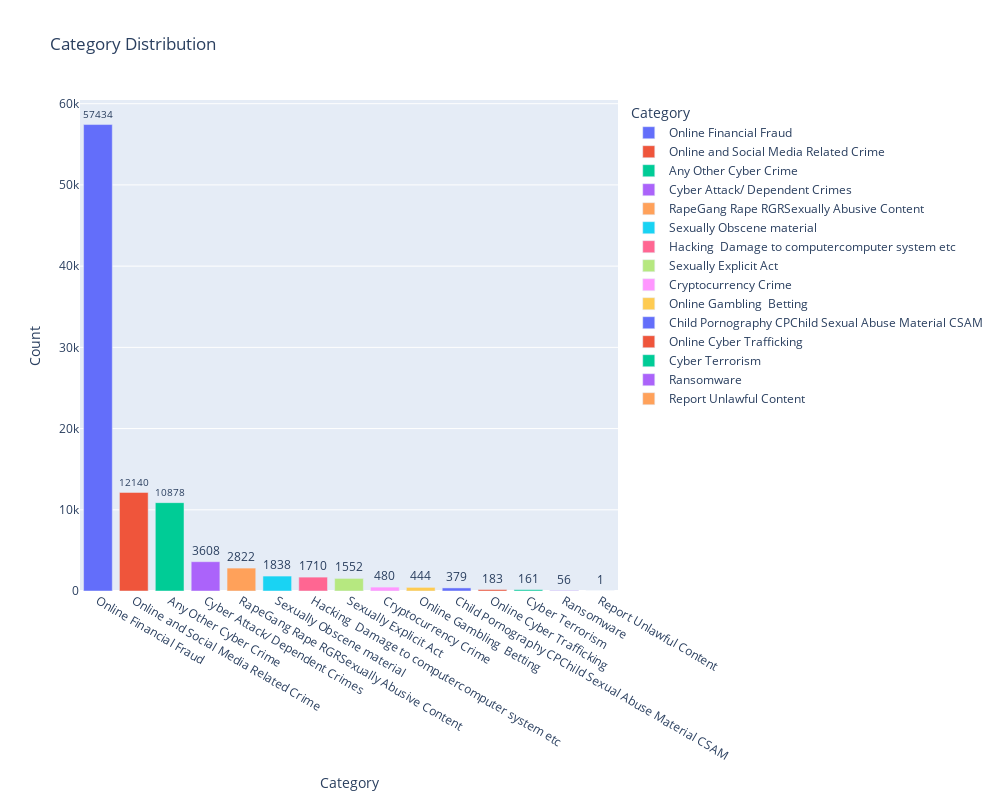

Notebook cell for this chart:
### Markdown cell above
Let's start with analysis of Category feature.

### Code cell
# Distribution of Category
fig = px.bar(data['category'].value_counts().reset_index(),
             x='category',
             y='count',
             text='count',
             color='category',
             labels={'category': 'Category', 'count': 'Count'},
             title='Category Distribution')

fig.update_traces(textposition='outside')
fig.update_layout(width=1000, height=800)

# Show the plot
fig.show()

### Figure 1 — Plotly figure (JSON) as saved in the notebook; plotly's stock layout.template omitted (floating-point values rounded to 4 significant figures)
{"data": [{"alignmentgroup": "True", "hovertemplate": "Category=%{x}<br>Count=%{text}<extra></extra>", "legendgroup": "Online Financial Fraud", "marker": {"color": "#636efa", "pattern": {"shape": ""}}, "name": "Online Financial Fraud", "offsetgroup": "Online Financial Fraud", "orientation": "v", "showlegend": true, "text": [57430.0], "textposition": "outside", "x": ["Online Financial Fraud"], "xaxis": "x", "y": [57434], "yaxis": "y", "type": "bar"}, {"alignmentgroup": "True", "hovertemplate": "Category=%{x}<br>Count=%{text}<extra></extra>", "legendgroup": "Online and Social Media Related Crime", "marker": {"color": "#EF553B", "pattern": {"shape": ""}}, "name": "Online and Social Media Related Crime", "offsetgroup": "Online and Social Media Related Crime", "orientation": "v", "showlegend": true, "text": [12140.0], "textposition": "outside", "x": ["Online and Social Media Related Crime"], "xaxis": "x", "y": [12140], "yaxis": "y", "type": "bar"}, {"alignmentgroup": "True", "hovertemplate": "Category=%{x}<br>Count=%{text}<extra></extra>", "legendgroup": "Any Other Cyber Crime", "marker": {"color": "#00cc96", "pattern": {"shape": ""}}, "name": "Any Other Cyber Crime", "offsetgroup": "Any Other Cyber Crime", "orientation": "v", "showlegend": true, "text": [10880.0], "textposition": "outside", "x": ["Any Other Cyber Crime"], "xaxis": "x", "y": [10878], "yaxis": "y", "type": "bar"}, {"alignmentgroup": "True", "hovertemplate": "Category=%{x}<br>Count=%{text}<extra></extra>", "legendgroup": "Cyber Attack/ Dependent Crimes", "marker": {"color": "#ab63fa", "pattern": {"shape": ""}}, "name": "Cyber Attack/ Dependent Crimes", "offsetgroup": "Cyber Attack/ Dependent Crimes", "orientation": "v", "showlegend": true, "text": [3608.0], "textposition": "outside", "x": ["Cyber Attack/ Dependent Crimes"], "xaxis": "x", "y": [3608], "yaxis": "y", "type": "bar"}, {"alignmentgroup": "True", "hovertemplate": "Category=%{x}<br>Count=%{text}<extra></extra>", "legendgroup": "RapeGang Rape RGRSexually Abusive Content", "marker": {"color": "#FFA15A", "pattern": {"shape": ""}}, "name": "RapeGang Rape RGRSexually Abusive Content", "offsetgroup": "RapeGang Rape RGRSexually Abusive Content", "orientation": "v", "showlegend": true, "text": [2822.0], "textposition": "outside", "x": ["RapeGang Rape RGRSexually Abusive Content"], "xaxis": "x", "y": [2822], "yaxis": "y", "type": "bar"}, {"alignmentgroup": "True", "hovertemplate": "Category=%{x}<br>Count=%{text}<extra></extra>", "legendgroup": "Sexually Obscene material", "marker": {"color": "#19d3f3", "pattern": {"shape": ""}}, "name": "Sexually Obscene material", "offsetgroup": "Sexually Obscene material", "orientation": "v", "showlegend": true, "text": [1838.0], "textposition": "outside", "x": ["Sexually Obscene material"], "xaxis": "x", "y": [1838], "yaxis": "y", "type": "bar"}, {"alignmentgroup": "True", "hovertemplate": "Category=%{x}<br>Count=%{text}<extra></extra>", "legendgroup": "Hacking  Damage to computercomputer system etc", "marker": {"color": "#FF6692", "pattern": {"shape": ""}}, "name": "Hacking  Damage to computercomputer system etc", "offsetgroup": "Hacking  Damage to computercomputer system etc", "orientation": "v", "showlegend": true, "text": [1710.0], "textposition": "outside", "x": ["Hacking  Damage to computercomputer system etc"], "xaxis": "x", "y": [1710], "yaxis": "y", "type": "bar"}, {"alignmentgroup": "True", "hovertemplate": "Category=%{x}<br>Count=%{text}<extra></extra>", "legendgroup": "Sexually Explicit Act", "marker": {"color": "#B6E880", "pattern": {"shape": ""}}, "name": "Sexually Explicit Act", "offsetgroup": "Sexually Explicit Act", "orientation": "v", "showlegend": true, "text": [1552.0], "textposition": "outside", "x": ["Sexually Explicit Act"], "xaxis": "x", "y": [1552], "yaxis": "y", "type": "bar"}, {"alignmentgroup": "True", "hovertemplate": "Category=%{x}<br>Count=%{text}<extra></extra>", "legendgroup": "Cryptocurrency Crime", "marker": {"color": "#FF97FF", "pattern": {"shape": ""}}, "name": "Cryptocurrency Crime", "offsetgroup": "Cryptocurrency Crime", "orientation": "v", "showlegend": true, "text": [480.0], "textposition": "outside", "x": ["Cryptocurrency Crime"], "xaxis": "x", "y": [480], "yaxis": "y", "type": "bar"}, {"alignmentgroup": "True", "hovertemplate": "Category=%{x}<br>Count=%{text}<extra></extra>", "legendgroup": "Online Gambling  Betting", "marker": {"color": "#FECB52", "pattern": {"shape": ""}}, "name": "Online Gambling  Betting", "offsetgroup": "Online Gambling  Betting", "orientation": "v", "showlegend": true, "text": [444.0], "textposition": "outside", "x": ["Online Gambling  Betting"], "xaxis": "x", "y": [444], "yaxis": "y", "type": "bar"}, {"alignmentgroup": "True", "hovertemplate": "Category=%{x}<br>Count=%{text}<extra></extra>", "legendgroup": "Child Pornography CPChild Sexual Abuse Material CSAM", "marker": {"color": "#636efa", "pattern": {"shape": ""}}, "name": "Child Pornography CPChild Sexual Abuse Material CSAM", "offsetgroup": "Child Pornography CPChild Sexual Abuse Material CSAM", "orientation": "v", "showlegend": true, "text": [379.0], "textposition": "outside", "x": ["Child Pornography CPChild Sexual Abuse Material CSAM"], "xaxis": "x", "y": [379], "yaxis": "y", "type": "bar"}, {"alignmentgroup": "True", "hovertemplate": "Category=%{x}<br>Count=%{text}<extra></extra>", "legendgroup": "Online Cyber Trafficking", "marker": {"color": "#EF553B", "pattern": {"shape": ""}}, "name": "Online Cyber Trafficking", "offsetgroup": "Online Cyber Trafficking", "orientation": "v", "showlegend": true, "text": [183.0], "textposition": "outside", "x": ["Online Cyber Trafficking"], "xaxis": "x", "y": [183], "yaxis": "y", "type": "bar"}, {"alignmentgroup": "True", "hovertemplate": "Category=%{x}<br>Count=%{text}<extra></extra>", "legendgroup": "Cyber Terrorism", "marker": {"color": "#00cc96", "pattern": {"shape": ""}}, "name": "Cyber Terrorism", "offsetgroup": "Cyber Terrorism", "orientation": "v", "showlegend": true, "text": [161.0], "textposition": "outside", "x": ["Cyber Terrorism"], "xaxis": "x", "y": [161], "yaxis": "y", "type": "bar"}, {"alignmentgroup": "True", "hovertemplate": "Category=%{x}<br>Count=%{text}<extra></extra>", "legendgroup": "Ransomware", "marker": {"color": "#ab63fa", "pattern": {"shape": ""}}, "name": "Ransomware", "offsetgroup": "Ransomware", "orientation": "v", "showlegend": true, "text": [56.0], "textposition": "outside", "x": ["Ransomware"], "xaxis": "x", "y": [56], "yaxis": "y", "type": "bar"}, {"alignmentgroup": "True", "hovertemplate": "Category=%{x}<br>Count=%{text}<extra></extra>", "legendgroup": "Report Unlawful Content", "marker": {"color": "#FFA15A", "pattern": {"shape": ""}}, "name": "Report Unlawful Content", "offsetgroup": "Report Unlawful Content", "orientation": "v", "showlegend": true, "text": [1.0], "textposition": "outside", "x": ["Report Unlawful Content"], "xaxis": "x", "y": [1], "yaxis": "y", "type": "bar"}], "layout": {"xaxis": {"anchor": "y", "domain": [0.0, 1.0], "title": {"text": "Category"}, "categoryorder": "array", "categoryarray": ["Online Financial Fraud", "Online and Social Media Related Crime", "Any Other Cyber Crime", "Cyber Attack/ Dependent Crimes", "RapeGang Rape RGRSexually Abusive Content", "Sexually Obscene material", "Hacking  Damage to computercomputer system etc", "Sexually Explicit Act", "Cryptocurrency Crime", "Online Gambling  Betting", "Child Pornography CPChild Sexual Abuse Material CSAM", "Online Cyber Trafficking", "Cyber Terrorism", "Ransomware", "Report Unlawful Content"]}, "yaxis": {"anchor": "x", "domain": [0.0, 1.0], "title": {"text": "Count"}}, "legend": {"title": {"text": "Category"}, "tracegroupgap": 0}, "title": {"text": "Category Distribution"}, "barmode": "relative", "width": 1000, "height": 800}}
